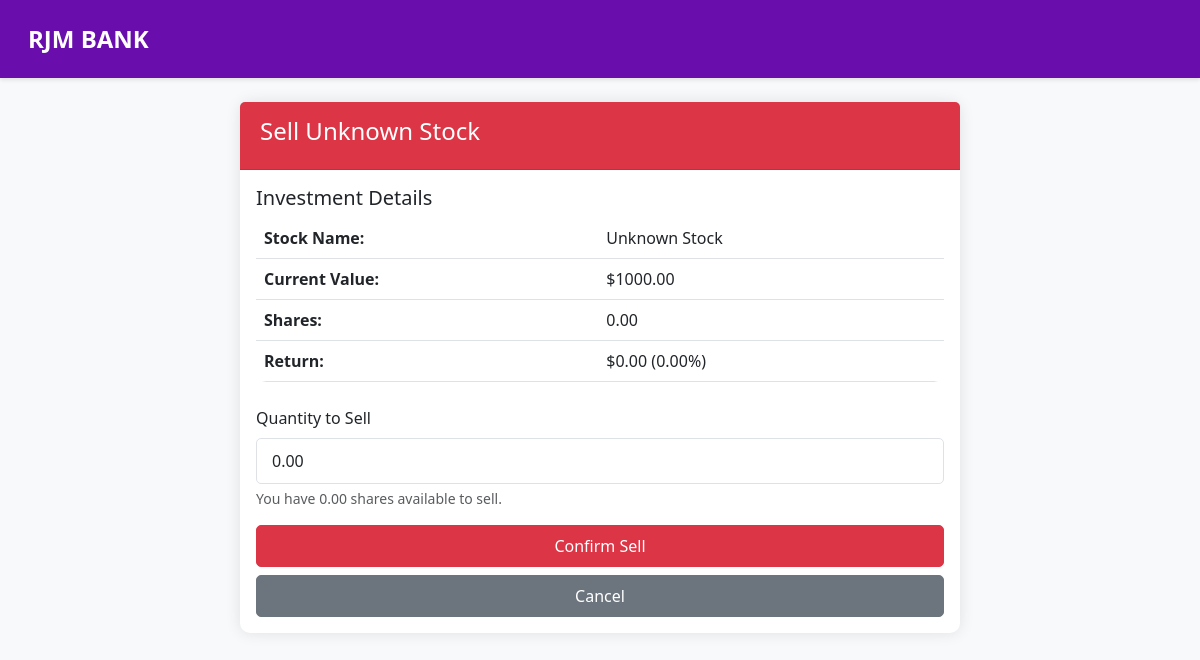
/investment/sell/1/ (signed in), run on the app's committed database.
### core/models.py (models this page shows, shortened)
class Investment(models.Model):
    INVESTMENT_TYPES = [
        ('stock', 'Stocks'),
        ('bond', 'Bonds'),
        ('mutual_fund', 'Mutual Funds'),
        ('etf', 'ETFs'),
        ('crypto', 'Cryptocurrency'),
    ]
    user = models.ForeignKey(settings.AUTH_USER_MODEL, on_delete=models.CASCADE)
    account = models.ForeignKey(Account, on_delete=models.CASCADE, null=True, blank=True)
    investment_type = models.CharField(max_length=20, choices=INVESTMENT_TYPES, default='stock')
    symbol = models.CharField(max_length=10, default='UNKNOWN')
    stock_name = models.CharField(max_length=100, default='Unknown Stock')
    shares = models.DecimalField(max_digits=10, decimal_places=2)
    purchase_price = models.DecimalField(max_digits=10, decimal_places=2, default=0.0)
    current_price = models.DecimalField(max_digits=10, decimal_places=2, null=True, blank=True)
    purchase_date = models.DateTimeField(auto_now_add=True)
    amount = models.DecimalField(max_digits=10, decimal_places=2, default=0.0)
    current_value = models.DecimalField(max_digits=10, decimal_places=2, null=True, blank=True)

### core/views.py (the view, shortened to what this page needs)
# urls.py: path('investment/sell/<int:investment_id>/', views.sell_investment, name='sell_investment_page'),
@login_required
def sell_investment(request, investment_id=None):
    if request.method == 'GET' and investment_id:
        try:
            investment = Investment.objects.get(id=investment_id, user=request.user)
            return render(request, 'sell_investment.html', {'investment': investment})
        except Investment.DoesNotExist:
            messages.error(request, "Investment not found.")
            return redirect('view_investments')
    return JsonResponse({'success': False, 'message': 'Invalid request method'}, status=400) if request.headers.get('X-Requested-With') == 'XMLHttpRequest' else redirect('view_investments')

### core/templatetags/custom_filters.py (called while the page is built)
@register.filter
def subtract(value, arg):
    try:
        return value - arg
    except (ValueError, TypeError):
        try:
            return Decimal(str(value)) - Decimal(str(arg))
        except:
            return value

@register.filter
def divide(value, arg):
    try:
        return value / arg
    except (ValueError, TypeError, ZeroDivisionError):
        try:
            if arg != 0:
                return Decimal(str(value)) / Decimal(str(arg))
            return 0
        except:
            return 0

@register.filter
def multiply(value, arg):
    try:
        return value * arg
    except (ValueError, TypeError):
        try:
            return Decimal(str(value)) * Decimal(str(arg))
        except:
            return 0

### templates/sell_investment.html (shortened to what this page needs)
{% extends 'base.html' %}
{% load static %}
{% load custom_filters %}
{% block content %}
<div class="container mt-4">
    <div class="row">
        <div class="col-md-8 offset-md-2">
            <div class="card">
                <div class="card-header bg-danger text-white">
                    <h4>Sell {{ investment.stock_name }}</h4>
                </div>
                <div class="card-body">
                    <div class="mb-4">
                        <h5>Investment Details</h5>
                        <table class="table">
                            <tr>
                                <th>Stock Name:</th>
                                <td>{{ investment.stock_name }}</td>
                            </tr>
                            <tr>
                                <th>Current Value:</th>
                                <td>${{ investment.current_value|floatformat:2 }}</td>
                            </tr>
                            <tr>
                                <th>Shares:</th>
                                <td>{{ investment.shares }}</td>
                            </tr>
                            <tr>
                                <th>Return:</th>
                                <td>${{ investment.current_value|subtract:investment.amount|floatformat:2 }}
                                    ({{ investment.current_value|subtract:investment.amount|divide:investment.amount|multiply:100|floatformat:2 }}%)</td>
                            </tr>
                        </table>
                    </div>
                    <form method="POST" action="{% url 'process_sell_investment' investment.id %}">
                        <div class="mb-3">
                            <label for="quantity" class="form-label">Quantity to Sell</label>
                            <input type="number" class="form-control" id="quantity" name="quantity"
                                   min="1" max="{{ investment.shares }}" value="{{ investment.shares }}" required>
                            <div class="form-text">You have {{ investment.shares }} shares available to sell.</div>
                        </div>
                        <div class="d-grid gap-2">
                            <button type="submit" class="btn btn-danger">Confirm Sell</button>
                            <a href="{% url 'view_investments' %}" class="btn btn-secondary">Cancel</a>
                        </div>
                    </form>
                </div>
            </div>
        </div>
    </div>
</div>
{% endblock %}

### static/css/style.css (style rules this page uses)
body { background-color: #f8f9fa; }
.card { border: none; border-radius: 10px; box-shadow: 0 0 15px rgba(0,0,0,0.1); margin-bottom: 20px; }
.card-header { background-color: #f8f9fa; border-bottom: 1px solid rgba(0,0,0,0.125); padding: 15px 20px; }
.btn { border-radius: 5px; padding: 8px 20px; transition: all 0.3s ease; }
.form-control { border-radius: 5px; padding: 10px 15px; }
.table { background-color: white; border-radius: 10px; overflow: hidden; }

### templates/base.html (style rules this page uses)
:root { --primary-color: #6A0DAD; }

### data on the page
Investment: stock_name "Unknown Stock", current_value "1000.00", shares "0.00", current_value|subtract "0.00", quantity "0.00"
